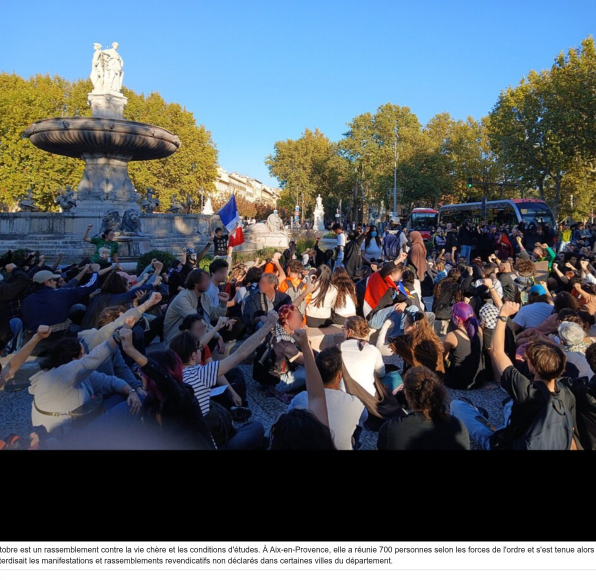
#> input picture tiktok_trappes/photos/aix26.jpg, 1192 x 1160 px, given in place of aix26.jpg.jpg, which was not available (shown at 1/2 size)
$ python -i montage_trappes.py   (imports and definitions only)
#> lines starting #> are read from the running program, lines starting #| are printed output that depends on the picture
#!/usr/bin/env python3
# -*- coding: utf-8 -*-
"""
Montage TikTok automatisé — « Acte III contre la vie chère » (31 octobre 2026)
==========================================================================

Langage : Python 3 (Pillow + NumPy) + FFmpeg (encodage) + espeak-ng/MBROLA (voix off hors ligne)

Pipeline :
  1. SCRIPT      -> liste de segments (phrase lue + texte à l'écran + palette)
  2. VOIX OFF    -> chaque phrase est synthétisée séparément (durées exactes = synchro parfaite),
                    puis concaténée, normalisée et exportée en `voix_off_trappes.mp3`
  3. MUSIQUE     -> nappe + pulsation synthétisées (NumPy), mixées très bas sous la voix
  4. IMAGES      -> chaque frame 1080x1920 est dessinée avec Pillow (fond animé, chiffres clés
                    animés, sous-titres karaoké, barre de progression) et envoyée à FFmpeg via un pipe
  5. RENDU       -> `tiktok_trappes_racisme.mp4` (H.264 + AAC, 30 fps, 9:16)

Moteur TTS :
  - Par défaut : espeak-ng + voix MBROLA « mb-fr1 » (100 % hors ligne).
  - Si edge-tts est installé ET que le réseau le permet, on peut passer --tts edge
    (voix neuronale fr-FR-HenriNeural, beaucoup plus naturelle).

Usage :
  python3 montage_trappes.py               # rendu complet
  python3 montage_trappes.py --tts edge    # voix neuronale (nécessite internet)
  python3 montage_trappes.py --preview 12  # rend uniquement une image PNG à t=12 s (debug)
"""

import argparse
import math
import os
import shutil
import subprocess
import sys
import wave

import numpy as np
from PIL import Image, ImageDraw, ImageFilter, ImageFont

# ---------------------------------------------------------------------------
# 0. CONFIGURATION
# ---------------------------------------------------------------------------
W, H = 1080, 1920
FPS = 30
SR = 44100                      # fréquence d'échantillonnage audio
GAP = 0.28                      # silence entre deux phrases (s)
INTRO_PAD = 0.15                # silence au tout début (s)
OUTRO_PAD = 0.9                 # temps de lecture après la dernière phrase (s)

HERE = os.path.dirname(os.path.abspath(__file__))
BUILD = os.path.join(HERE, "build")
OUT_AUDIO = os.path.join(HERE, "voix_off_trappes.mp3")
OUT_VIDEO = os.path.join(HERE, "tiktok_trappes_racisme.mp4")

FONT_BLACK = "/usr/share/fonts/opentype/inter/Inter-Black.otf"
FONT_BOLD = "/usr/share/fonts/opentype/inter/Inter-Bold.otf"
FONT_XBOLD = "/usr/share/fonts/opentype/inter/Inter-ExtraBold.otf"

# Palettes (fond haut, fond bas, couleur d'accent)
PAL = {
    "deuil":  ((10, 10, 12), (0, 0, 0),   (225, 20, 30)),
    "rouge":  ((40, 0, 4),   (6, 0, 0),   (235, 25, 35)),
    "blanc":  ((18, 18, 20), (0, 0, 0),   (245, 245, 245)),
}
ACCENT_SUB = (235, 30, 40)        # mot prononcé dans les sous-titres
HEADER_RIGHT = "TRAPPES · 23/10"
SOURCES_LINE = "Sources : PNAT · Le Monde · AFP · Wikipédia"
FLASH_RGB = (200, 0, 0)            # flash rouge aux changements de plan
DESATURATE = 0.85                  # photos quasi noir et blanc (gravité)
SHADOW_RGB = (200, 15, 25)         # ombre portée rouge sous les gros titres

# ---------------------------------------------------------------------------
# 1. SCRIPT (voix = texte lu, écrit en toutes lettres pour la synthèse ;
#            sub = sous-titre affiché ; big/small = chiffres et mots-clés)
# ---------------------------------------------------------------------------
SEGMENTS = [
    # --- ACCROCHE ------------------------------------------------------------
    dict(voice="Vingt-trois octobre. Trappes. Un homme tire sur des passants. Parce qu'ils sont noirs. Parce qu'ils sont arabes.",
         sub="23 octobre. Trappes. Un homme tire sur des passants. Parce qu'ils sont noirs. Parce qu'ils sont arabes.",
         big="23.10.2026", small="TRAPPES · LA VERRIÈRE", pal="rouge", tag="ATTENTAT"),
    dict(voice="Pengo Bossio Wangi, vingt-six ans, est tué.",
         sub="Pengo Bossio Wangi, 26 ans, est tué.",
         big="PENGO\n26 ANS", small="TUÉ PAR BALLES", pal="deuil", tag="ATTENTAT"),
    dict(voice="Une fillette de douze ans est touchée huit fois.",
         sub="Une fillette de 12 ans est touchée huit fois.",
         big="12 ANS", small="TOUCHÉE 8 FOIS", pal="rouge", tag="ATTENTAT"),
    dict(voice="Cent vingt-huit balles. Huit lieux. Un mort, sept blessés.",
         sub="128 balles. 8 lieux. Un mort, sept blessés.",
         big="128 BALLES", small="1 MORT · 7 BLESSÉS", pal="deuil", tag="ATTENTAT"),
    dict(voice="Le parquet antiterroriste est saisi : assassinat terroriste à caractère raciste.",
         sub="Le parquet antiterroriste est saisi : assassinat terroriste à caractère raciste.",
         big="TERRORISME", small="CARACTÈRE RACISTE · PNAT", pal="rouge", tag="ATTENTAT"),
    dict(voice="Le tireur l'avoue : il visait des personnes de type musulman, africain, nord-africain.",
         sub="Le tireur l'avoue : il visait des personnes « de type musulman, africain, nord-africain ».",
         big="CIBLÉS", small="POUR LEUR COULEUR · LEUR RELIGION", pal="deuil", tag="LES FAITS"),
    # --- LE CLIMAT -----------------------------------------------------------
    dict(voice="Trappes ? Depuis des années, on la traite sur les plateaux de république islamique.",
         sub="Trappes ? Depuis des années, on la traite sur les plateaux de « république islamique ».",
         big="DÉSIGNÉE", small="SUR LES PLATEAUX TÉLÉ", pal="blanc", tag="LE CLIMAT"),
    dict(voice="En quatre ans, l'extrême droite a tué au moins huit personnes en France.",
         sub="En 4 ans, l'extrême droite a tué au moins 8 personnes en France.",
         big="8 MORTS", small="EN 4 ANS · ULTRADROITE", pal="rouge", tag="LE CLIMAT"),
    dict(voice="Les mots désignent. Les armes tuent.",
         sub="Les mots désignent. Les armes tuent.",
         big="LES MOTS\nTUENT", small="", pal="deuil", tag="LE CLIMAT"),
    # --- LE RÉQUISITOIRE -----------------------------------------------------
    dict(voice="Trois jours avant, il avait agressé un homme noir. Arrêté. Puis relâché.",
         sub="Trois jours avant, il avait agressé un homme noir. Arrêté. Puis relâché.",
         big="RELÂCHÉ", small="3 JOURS AVANT L'ATTENTAT", pal="rouge", tag="L'ÉTAT"),
    dict(voice="Puis, tout de suite, la question : est-il fou ? Celle qu'on ne pose presque jamais quand le terroriste est islamiste.",
         sub="Puis, tout de suite, la question : « est-il fou ? » Celle qu'on ne pose presque jamais quand le terroriste est islamiste.",
         big="DEUX POIDS,\nDEUX MESURES", small="DÉNONCE L'AVOCAT DE LA FAMILLE", pal="blanc", tag="L'ÉTAT"),
    dict(voice="Un hommage national ? Annoncé. Toujours sans date.",
         sub="Un hommage national ? Annoncé. Toujours sans date.",
         big="HOMMAGE ?", small="ANNONCÉ · SANS DATE", pal="deuil", tag="L'ÉTAT"),
    # --- CONCLUSION ----------------------------------------------------------
    dict(voice="Le trente octobre, à Trappes, des milliers ont refusé l'oubli.",
         sub="Le 30 octobre, à Trappes, des milliers ont refusé l'oubli.",
         big="DES MILLIERS", small="TRAPPES · 30 OCTOBRE", pal="blanc", tag="NE PAS OUBLIER"),
    dict(voice="Justice pour Pengo. Ne détournez pas le regard.",
         sub="Justice pour Pengo. Ne détournez pas le regard.",
         big="JUSTICE\nPOUR PENGO", small="NE DÉTOURNEZ PAS LE REGARD", pal="rouge", tag="NE PAS OUBLIER"),
]


# ---------------------------------------------------------------------------
# 1 bis. PHOTOS (Wikimedia Commons, licences libres — crédit affiché à l'écran)
#         clé -> (fichier, légende lieu/date, auteur, licence)
#         Aucune image de victime ni de la scène de crime : uniquement hommages et rassemblements.
# ---------------------------------------------------------------------------
PHOTO_DIR = os.path.join(HERE, "photos")
PHOTOS = {
    "tr13":        ("Trappes · 30/10", "Jules*", "CC BY-SA 4.0"),
    "paris24_01":  ("Paris · 24/10", "Jules*", "CC BY-SA 4.0"),
    "tr12":        ("Trappes · 30/10", "Jules*", "CC BY-SA 4.0"),
    "tr01":        ("Trappes · 30/10", "Jules*", "CC BY-SA 4.0"),
    "tr02":        ("Trappes · 30/10", "Jules*", "CC BY-SA 4.0"),
    "tr11":        ("Trappes · 30/10", "Jules*", "CC BY-SA 4.0"),
    "tr18":        ("Trappes · 30/10", "Jules*", "CC BY-SA 4.0"),
    "tr14":        ("Trappes · 30/10", "Jules*", "CC BY-SA 4.0"),
    "tr10":        ("Trappes · 30/10", "Jules*", "CC BY-SA 4.0"),
    "tr09":        ("Trappes · 30/10", "Jules*", "CC BY-SA 4.0"),
    "paris24_07":  ("Paris · 24/10", "Jules*", "CC BY-SA 4.0"),
    "aix26":       ("Aix-en-Provence · 31/10", "Gabriel from92", "CC0"),
    "paris24_100": ("Paris · 24/10", "Jules*", "CC BY-SA 4.0"),
}
# Une photo par segment, dans l'ordre de SEGMENTS
PHOTO_ORDER = ["tr09", "paris24_01", "tr12", "aix26", "tr02", "tr11", "tr18", "tr14", "tr10",
               "tr09", "paris24_07", "tr13", "tr01", "paris24_100"]
# [2 lines not run here, left out]


# [210 lines left out: functions run, ensure_tools, read_wav_mono, trim_silence, synth_sentence, reference_durations and 5 more, not called in this run]


# ---------------------------------------------------------------------------
# 4. RENDU DES IMAGES
# ---------------------------------------------------------------------------
_font_cache = {}


# [12 lines left out: functions font, ease_out_back, not called in this run]


def ease_out(x):
    x = min(max(x, 0), 1)
    return 1 - (1 - x) ** 3


# [24 lines left out: functions make_background, make_stripes, not called in this run]


GRAIN = [np.random.default_rng(i).integers(-14, 14, (H // 4, W // 4, 1), dtype=np.int16) for i in range(6)]


# [55 lines left out: functions draw_text_center, fit_font, wrap_words, subtitle_chunks, not called in this run]


PHOTO_CACHE = {}


def load_photo(key):
    """Charge une photo et la redimensionne pour couvrir 1080x1920 (+ marge pour pan/zoom)."""
#> called with key = 'photos/aix26.jpg'
    im = Image.open(os.path.join(PHOTO_DIR, key + ".jpg")).convert("RGB")
#> im is the input picture: PIL image 1192x1160 RGB; mean R, G, B 86.8, 96.2, 104.2
    # rogne 2 % sur chaque bord (restes éventuels d'interface)
    mx, my = int(im.width * 0.02), int(im.height * 0.02)
#> mx = 23; my = 23
    im = im.crop((mx, my, im.width - mx, im.height - my))
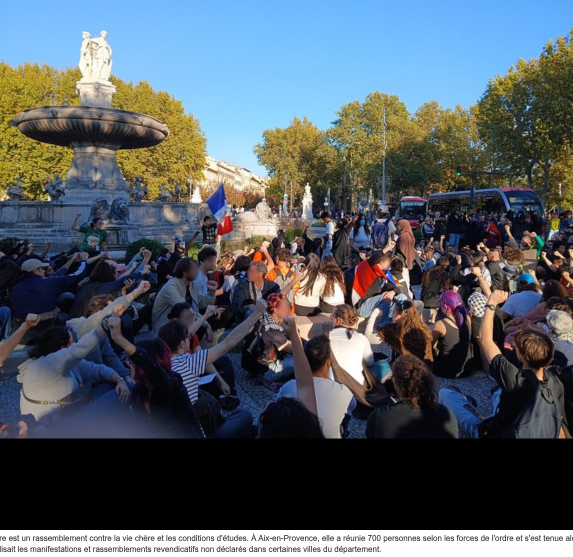
#> im: PIL image 1146x1114 RGB (shown at 1/2 size); mean R, G, B 83.2, 91.8, 99.2
    scale = max(W * 1.12 / im.width, H * 1.10 / im.height)
#> scale = 1.9
    return im.resize((int(im.width * scale), int(im.height * scale)), Image.LANCZOS)


# [19 lines left out: function photo_background, not called in this run]


# Courbe d'assombrissement verticale : lisibilité du titre (haut), du chiffre (centre) et des sous-titres (bas)
_y = np.linspace(0, 1, H)[:, None, None]
PHOTO_SHADE = (0.62 - 0.22 * np.exp(-((_y - 0.05) / 0.12) ** 2)
               - 0.10 * np.exp(-((_y - 0.42) / 0.12) ** 2)
               - 0.25 * np.exp(-((_y - 0.80) / 0.14) ** 2)).astype(np.float32)


# [231 lines left out: functions prepare_segments, seg_at, render_frame, render_video, main, not called in this run]


# [2 lines not run here, left out]

>>> result = load_photo('photos/aix26.jpg')

$ run again, on tiktok_trappes/photos/tr01.jpg
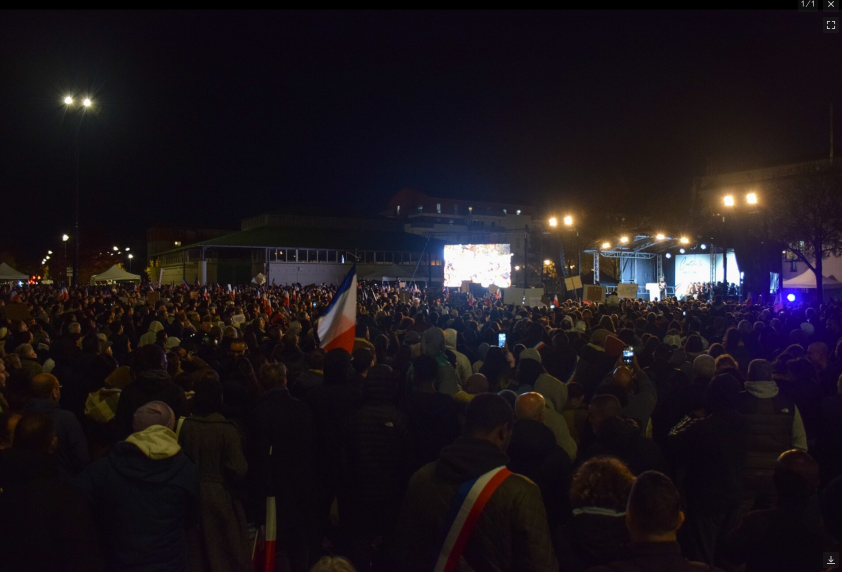
#> input picture tiktok_trappes/photos/tr01.jpg, 1683 x 1144 px, given in place of tr01.jpg.jpg, which was not available (shown at 1/2 size)
#> in load_photo, im is the input picture: PIL image 1683x1144 RGB; mean R, G, B 28.1, 21.6, 27.4
#> in load_photo, `im = im.crop((mx, my, im.width - mx, im.height - my))`:
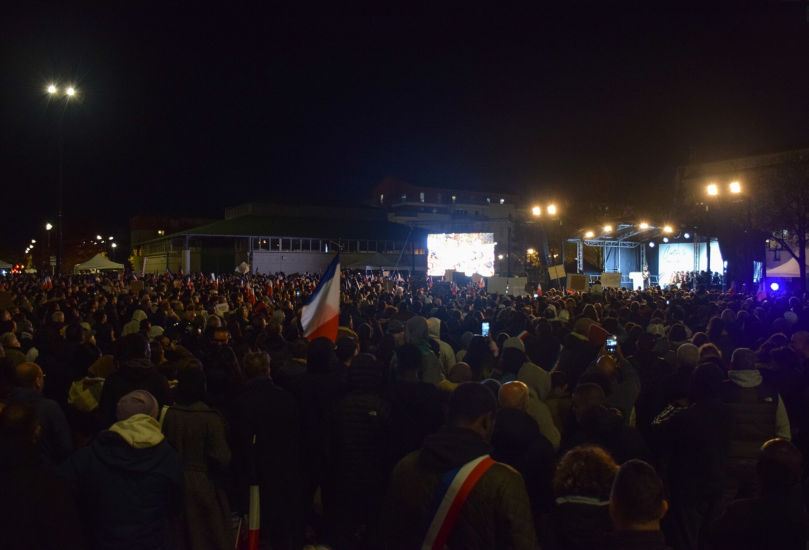
#> im: PIL image 1617x1100 RGB (shown at 1/2 size); mean R, G, B 29, 22.5, 28.2

$ run again, on tiktok_trappes/photos/tr02.jpg
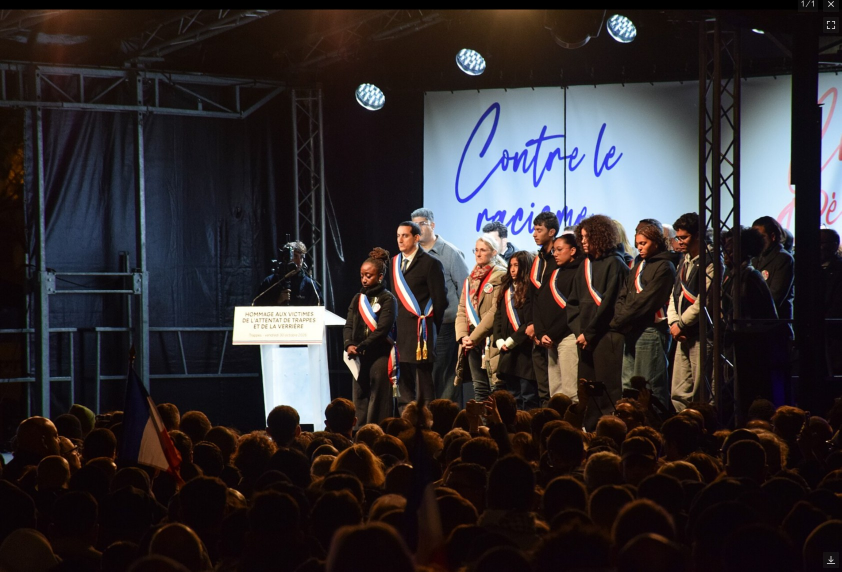
#> input picture tiktok_trappes/photos/tr02.jpg, 1683 x 1143 px, given in place of tr02.jpg.jpg, which was not available (shown at 1/2 size)
#> in load_photo, im is the input picture: PIL image 1683x1143 RGB; mean R, G, B 49.2, 43.9, 46.1
#> in load_photo, `im = im.crop((mx, my, im.width - mx, im.height - my))`:
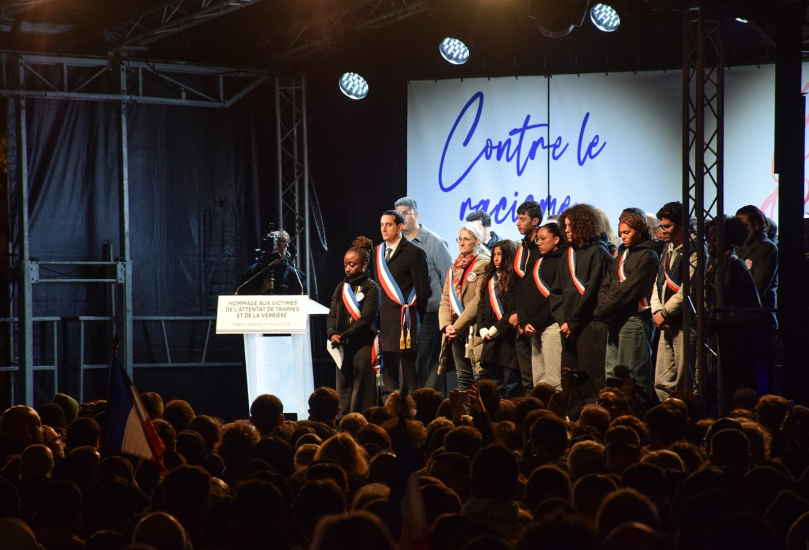
#> im: PIL image 1617x1099 RGB (shown at 1/2 size); mean R, G, B 51.1, 45.8, 48

$ run again, on tiktok_trappes/photos/tr09.jpg
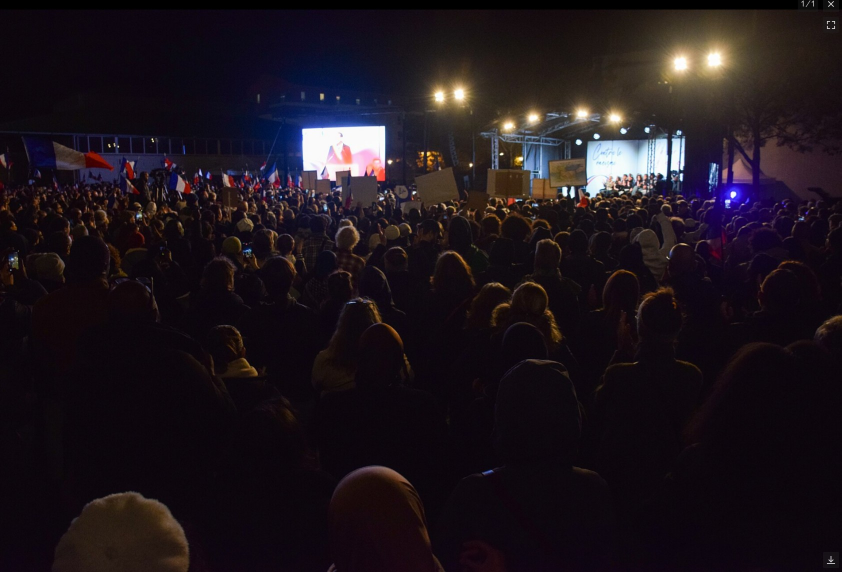
#> input picture tiktok_trappes/photos/tr09.jpg, 1683 x 1144 px, given in place of tr09.jpg.jpg, which was not available (shown at 1/2 size)
#> in load_photo, im is the input picture: PIL image 1683x1144 RGB; mean R, G, B 29.8, 21.5, 28.3
#> in load_photo, `im = im.crop((mx, my, im.width - mx, im.height - my))`:
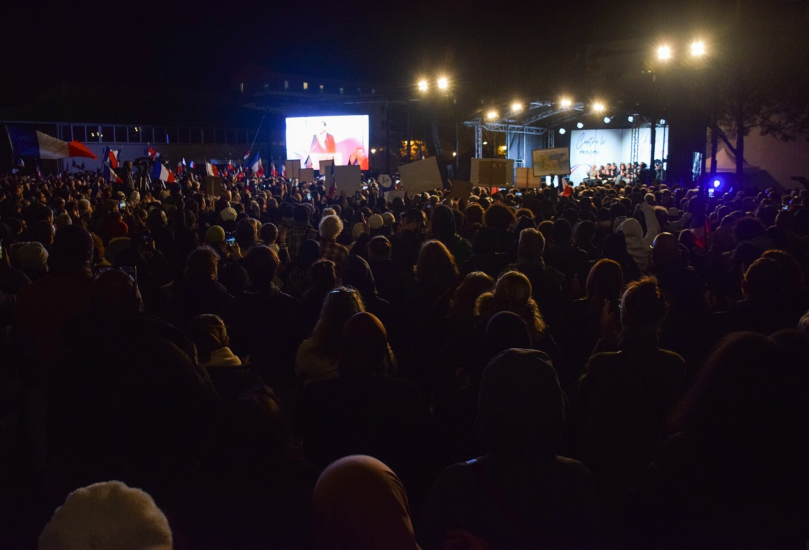
#> im: PIL image 1617x1100 RGB (shown at 1/2 size); mean R, G, B 30.9, 22.6, 29.5
